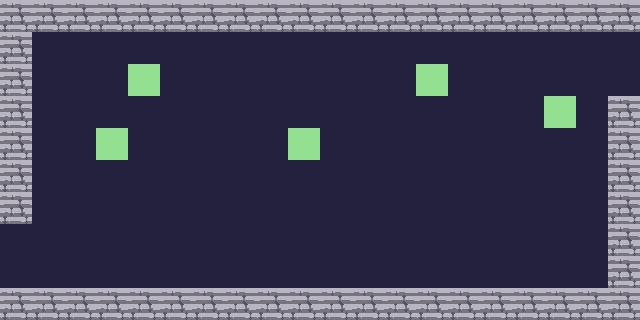

The image is a tile-based game level rendered from a .tmx file. Its description and complete source (layers, tilesets, objects, tile grids) follow:
An orthogonal 20x10 tile map with 32x32 px tiles, 2 tile layers (tiles, treasure).

<map version="1.0" tiledversion="2017.11.22" orientation="orthogonal" renderorder="right-down" width="20" height="10" tilewidth="32" tileheight="32" infinite="0" nextobjectid="1">
 <tileset firstgid="1" source="tiletest.tsx" />
 <layer name="tiles" width="20" height="10">
  <data encoding="csv">
55,55,55,55,55,55,55,55,55,55,55,55,55,55,55,55,55,55,55,55,
55,41,41,41,41,41,41,41,41,41,41,41,41,41,41,41,41,41,41,41,
55,41,41,41,41,41,41,41,41,41,41,41,41,41,41,41,41,41,41,41,
55,41,41,41,41,41,41,41,41,41,41,41,41,41,41,41,41,41,41,55,
55,41,41,41,41,41,41,41,41,41,41,41,41,41,41,41,41,41,41,55,
55,41,41,41,41,41,41,41,41,41,41,41,41,41,41,41,41,41,41,55,
55,41,41,41,41,41,41,41,41,41,41,41,41,41,41,41,41,41,41,55,
41,41,41,41,41,41,41,41,41,41,41,41,41,41,41,41,41,41,41,55,
41,41,41,41,41,41,41,41,41,41,41,41,41,41,41,41,41,41,41,55,
55,55,55,55,55,55,55,55,55,55,55,55,55,55,55,55,55,55,55,55
</data>
 </layer>
 <layer name="treasure" width="20" height="10">
  <data encoding="csv">
0,0,0,0,0,0,0,0,0,0,0,0,0,0,0,0,0,0,0,0,
0,0,0,0,0,0,0,0,0,0,0,0,0,0,0,0,0,0,0,0,
0,0,0,0,84,0,0,0,0,0,0,0,0,84,0,0,0,0,0,0,
0,0,0,0,0,0,0,0,0,0,0,0,0,0,0,0,0,84,0,0,
0,0,0,84,0,0,0,0,0,84,0,0,0,0,0,0,0,0,0,0,
0,0,0,0,0,0,0,0,0,0,0,0,0,0,0,0,0,0,0,0,
0,0,0,0,0,0,0,0,0,0,0,0,0,0,0,0,0,0,0,0,
0,0,0,0,0,0,0,0,0,0,0,0,0,0,0,0,0,0,0,0,
0,0,0,0,0,0,0,0,0,0,0,0,0,0,0,0,0,0,0,0,
0,0,0,0,0,0,0,0,0,0,0,0,0,0,0,0,0,0,0,0
</data>
 </layer>
</map>
